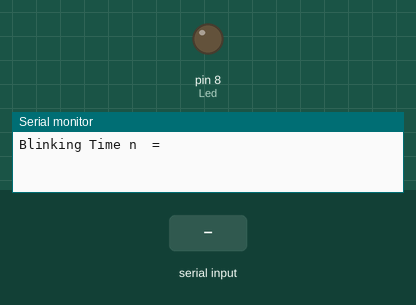
Recording of a sketch running on a simulated Arduino Uno, built with avr-gcc and run on an emulated ATmega328P. Shown: output pins drawn as LEDs (lit = HIGH), the last lines printed to the serial monitor. Dashed ring = blinking. The inputs (shaded band) are chosen by the test bench.

Above: at 0.9 s.
1.0 s: "90,45\n" received over Serial
At 1.5 s:
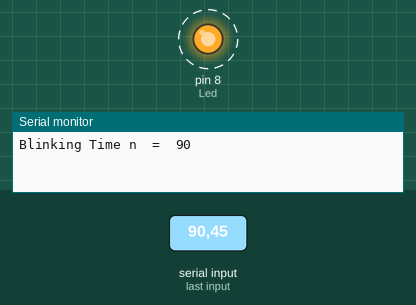
Timing chart, 0 to 10.0 s (numbered marks = the images above; inputs shaded):
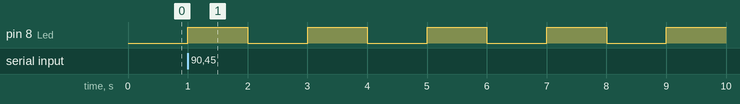

The sketch:

only_blinking_time.ino
```cpp
#define Led 8
int n;
void setup() {
  // put your setup code here, to run once:
  pinMode(Led, OUTPUT);
  Serial.begin(9600);
  Serial.print("Blinking Time n  =  ");
  while ((Serial.available() == 0))
  {

  }
  n = Serial.parseInt();
  Serial.print(n);
  led_blink(n);


}

void loop() {
  // put your main code here, to run repeatedly:

}
void led_blink(int n)
{
  for (int i = 0; i < n; i++)
  {
    digitalWrite(Led, HIGH);
    delay(1000);
    digitalWrite(Led, LOW);
    delay(1000);
  }
}
```

Measured:
- after the input at 1.0 s, pin 8 (Led): alternates HIGH for 1.0 s and LOW for 1.0 s, starting at once
